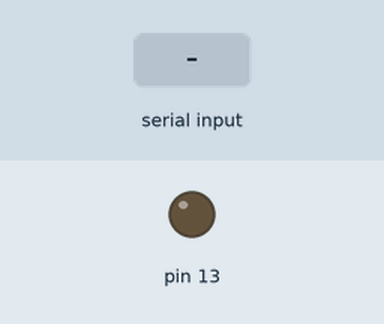
A sketch run on a simulated Arduino Uno, built with avr-gcc and run on an emulated ATmega328P. On the bench: output pins drawn as LEDs (lit = HIGH). Inputs (shaded band) come from the test bench. What the sketch prints to the serial monitor is not drawn.

Above: at 1.2 s.
1.3 s: "1" received over the second serial link
Timing chart, 0 to 4.3 s (numbered marks = the images above; inputs shaded):
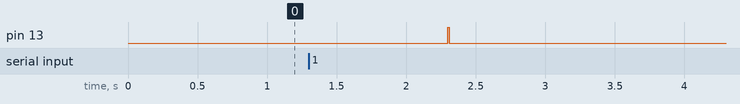

Measured:
- after the input at 1.3 s, pin 13: LOW → HIGH after 1.0 s, → LOW 0.01 s later

The sketch:

bt_rs485_modbus_transceiver.ino
```cpp
/*
Данный скетч позволяет реализовать примитивный обмен данными по протоколу Modbus RTU.
Ведущим (master) устройством является смартфон с установленным приложением, позволяющим отправлять и принимать Modbus-пакеты.
Ведомым (slave) устройством в данном случае является датчик-сигнализатор горючих газов СГОЭС.
В качестве устройства сопряжения используется связка:
    модуль Bluetooth(HC-05) <=> плата Arduino(Nano, Uno..) <=> микросхема MAX3082(приёмопередатчик RS-485).
Смартфон посылает запрос по bluetooth-каналу, arduino его принимает, немного парсит (определяет длину) и отправляет в линию RS-485 к датчику. Датчик отвечает, arduino принимает этот ответ, тоже немного парсит и отправляет по bluetooth в смартфон.
*/

#include <SoftwareSerial.h>

SoftwareSerial btSerial(2, 3); // for bluetooth module (hc-05)

void setup() {
    pinMode(2, INPUT); // rx
    pinMode(3, OUTPUT); // tx

    pinMode(13, OUTPUT); // переключатель приём\передача
    digitalWrite(13, LOW); // включаем приём

    // экспериментально понял, что скорости должны быть одинаковы
    // иначе начинаются искажения: послал одно - пришло другое
    Serial.begin(9600);
    btSerial.begin(9600);
}

void loop() {
    // Приём запроса от смартфона
    // Если что-то пришло:
    if (btSerial.available()) {
    // Создаём буфер для приёма и инициализируем его нулями,
    // чтобы не было потом искажений
    byte buf[40] = {
                    0,0,0,0,0,0,0,0,0,0,
                    0,0,0,0,0,0,0,0,0,0,
                    0,0,0,0,0,0,0,0,0,0,
                    0,0,0,0,0,0,0,0,0,0
    };
    int bufLength = sizeof(buf);
    // Читаем байты и кладём их в созданный буфер
    btSerial.readBytes(buf, bufLength);

    int funcCode = buf[1]; // код функции
    int reqLength = 8; // длина запроса для большинства функций

    // команды с кодами 15(0x0F) и 16(0x10) могут быть длиннее 8 байт
    if ((funcCode == 15) || (funcCode == 16)) {
        // Читаем 7й байт (buf[6]), в нём количество байт идущих далее,
        // и добавляем ещё 2 байта CRC
        int numNextBytes = buf[6];
        reqLength = 7 + numNextBytes + 2;
        // если вдруг запрос получился длиннее буфера (на всякий случай),
        // то просто шлём весь буфер
        if (reqLength > bufLength) {
            reqLength = bufLength;
        }
    }
    // Передача запроса к датчику
    digitalWrite(13, HIGH); // включаем передачу
    Serial.write(buf, reqLength); // шлём байты в линию
    // Небольшая задержка нужна. Если без неё, то вероятно не успевает передать,
    // а если больше сделать, то ответ можно пропустить.
    // Поэтому экспериментально подобрана такая задержка :)
    delay(10);
    digitalWrite(13, LOW); // включаем приём
    }

    // Приём ответа от датчика.
    // Если что-то пришло:
    if (Serial.available()) {
    // Аналогично создаём буфер и инициализируем нулями
    byte buf[40] = {
                    0,0,0,0,0,0,0,0,0,0,
                    0,0,0,0,0,0,0,0,0,0,
                    0,0,0,0,0,0,0,0,0,0,
                    0,0,0,0,0,0,0,0,0,0
    };
    int bufLength = sizeof(buf);
    // Читаем байты и кладём их в созданный буфер
    Serial.readBytes(buf, bufLength);

    // Длина ответа пока 0
    int answerLength = 0;

    // Читаем 2й байт (buf[1]), если его старший бит = 1,
    // значит это ответ с ошибкой. Длина ответа в этом случае = 5 байт
    int errorInAnswer = buf[1] >> 7; // сдвигом получаем значение старшего бита

    if (errorInAnswer == 1) {
        answerLength = 5;
    } else {
        // Иначе читаем 3й байт (buf[2]), в нём количество байт идущих далее
        // и добавляем ещё 2 байта CRC
        int numNextBytes = buf[2];
        answerLength = 3 + numNextBytes + 2;

        // если вдруг ответ получился длиннее буфера (на всякий случай)
        // то просто шлём весь буфер
        if (answerLength > bufLength) {
            answerLength = bufLength;
        }
    }
    // Передача ответа в смартфон
    btSerial.write(buf, answerLength);
    }
}
```
